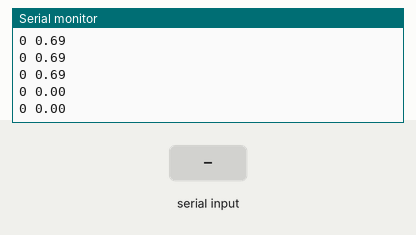
A sketch run on a simulated Arduino Uno, built with avr-gcc and run on an emulated ATmega328P. Parts: the last lines printed to the serial monitor. The test bench sets the inputs (shaded band).

Above: at 1.2 s.
1.3 s: "90,45\n" received over Serial
At 1.7 s:
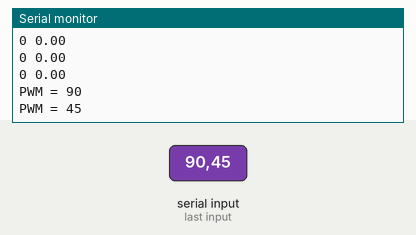
2.8 s: "30,150\n" received over Serial
At 2.81 s:
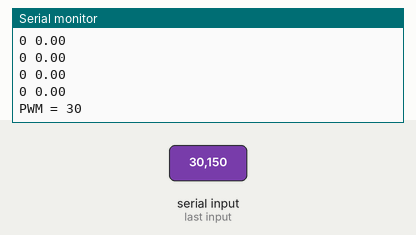
Timing chart, 0 to 5.8 s (numbered marks = the images above; inputs shaded):
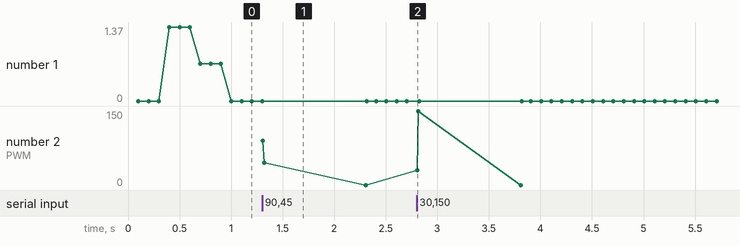

The sketch:

zaj2_wyjasnione.ino
```cpp
// -------------------- KONFIGURACJA SPRZĘTOWA --------------------
const int pinSterowanieSilnikiem = 5;     // pin PWM (Pin 5) do tranzystora MOSFET/sterownika silnika.
const int pinEnkoder             = 2;     // wejscie z enkodera. Musi być to pin wspierający przerwania zewnętrzne (Pin 2 lub 3 w Arduino Uno/Nano).
int wypelnieniePWM = 150;                 // Początkowa wartość wypełnienia PWM (0-255).

// -------------------- ZMIENNE WSPÓLNE DLA RÓŻNYCH METOD --------------------

// Zmienna dla metody zliczania impulsów (nieużywana w aktywnym pomiarze prędkości poniżej, ale zostawiona)
unsigned long liczbaImpulsow = 0;        

// Zmienne VOLATILE – kluczowe dla wymiany danych między przerwaniem a programem głównym
volatile unsigned long czas    = 0;       // Aktualny czas (millis()) zapisany w przerwaniu.
volatile unsigned long pomiar = 0;       // Czas ostatniego impulsu (millis()) – używany jako punkt odniesienia.
volatile int numer            = 0;       // Indeks do tablicy pomiarów.
volatile int pomiary[4]       = {0, 0, 0, 0};  // Tablica do przechowywania czasów pomiędzy 4 kolejnymi impulsami (okresy).

// -------------------- ZMIENNE DO WYSYŁANIA DANYCH --------------------
const unsigned long okresWysylania = 100;  // Okres (ms) co jaki wysyłamy dane na Serial Plotter (co 100 ms).
unsigned long czasOstatniegoWyslania = 0;  // Czas ostatniej wysyłki.

// -------------------- OBSŁUGA TERMINALA --------------------
void obslugaPWMzTerminala() {
  // Sprawdza, czy dostępne są dane do odczytu w buforze Serial
  if (Serial.available() > 0) {
    int nowaWartosc = Serial.parseInt(); // Odczytuje liczbę całkowitą

    // Sprawdzenie, czy wartość jest w poprawnym zakresie dla PWM (0-255)
    if (nowaWartosc >= 0 && nowaWartosc <= 255) {
      wypelnieniePWM = nowaWartosc;
      analogWrite(pinSterowanieSilnikiem, wypelnieniePWM); // Ustawia nowe wypełnienie PWM

      // Wypisuje potwierdzenie na terminal
      Serial.print("PWM = ");
      Serial.println(wypelnieniePWM);
    } else {
      Serial.println("Blad: podaj liczbe z zakresu 0–255.");
    }
  }
}

// -------------------- FUNKCJA PRZERWANIA (AKTYWNA W SETUP) --------------------
// UWAGA: Ta wersja jest nieaktywna w setup, ale stanowi podstawę ćwiczenia 2.

/*
void przerwanie() {
  czas = millis();                      // Pobranie aktualnego czasu
  pomiary[numer] = int(czas - pomiar); // Obliczenie okresu (różnicy czasu) od poprzedniego impulsu
  pomiar = czas;                       // Zapamiętanie aktualnego czasu jako punktu odniesienia
  numer++;                              // Przejście do kolejnego elementu tablicy
  if (numer > 3) numer = 0;             // Zawinięcie indeksu (użycie tablicy cyklicznej)
}
*/

// -------------------- POMIAR PRĘDKOŚCI --------------------
// Oblicza prędkość na podstawie uśrednionego czasu 4 ostatnich impulsów.
float predkoscMierzona() {
  float suma = 0;
  // Sumuje 4 ostatnio zmierzone okresy
  for (int i = 0; i < 4; i++) suma += pomiary[i];
 
  // Stała konwersyjna (zależna od rozdzielczości enkodera, przełożenia i jednostek)
  // 1371.42857143 jest wynikiem 60 * 1000 / (i * N_imp), gdzie 60*1000 to konwersja ms na min
  // i/lub odzwierciedla rozdzielczość enkodera dla jednego obrotu wału wyjściowego.
  const float wspolczynnik = 1371.42857143;

  // Jeśli silnik stoi (suma jest 0) lub okres jest bardzo duży (>2000 ms), zwraca 0.
  // W przeciwnym razie oblicza: prędkość ~ 1 / okres (prędkość = wspolczynnik / suma)
  return ((suma == 0) || (suma > 2000)) ? 0 : wspolczynnik / suma;
}

void pomiarPredkosciISerialPlotter() {
  czas = millis(); // Pobranie aktualnego czasu
 
  // Detekcja zatrzymania: jeśli od ostatniego impulsu minęło ponad 300 ms,
  // sztucznie wprowadza dużą wartość do tablicy pomiarów. W ten sposób funkcja predkoscMierzona()
  // zwróci 0, co oznacza zatrzymanie silnika.
  if (czas - pomiar > 300) {
    pomiary[numer] = 999;
    numer++;
    if (numer > 3) numer = 0;
    pomiar = czas;
  }

  // Wysyłanie danych do Serial Plotter co 100 ms
  if (czas - czasOstatniegoWyslania >= okresWysylania) {
    float predkosc = predkoscMierzona(); // Obliczenie prędkości (obr/min)
   
    // Wypisanie wartości (zwykle format Serial Plotter wymaga spacji, np. "0 [predkosc]").
    Serial.print("0 ");
    Serial.println(predkosc);

    czasOstatniegoWyslania = czas;
  }
}

// -------------------- SETUP --------------------
void setup() {
  Serial.begin(9600); // Inicjalizacja komunikacji szeregowej

  // KONFIGURACJA STEROWANIA SILNIKIEM
  pinMode(pinSterowanieSilnikiem, OUTPUT); // Pin PWM jako wyjście
  analogWrite(pinSterowanieSilnikiem, wypelnieniePWM); // Ustawienie początkowego wypełnienia PWM

  // KONFIGURACJA ENKODERA
  // Ustawienie wejścia enkodera z wewnętrznym rezystorem podciągającym (pull-up).
  // Jest to konieczne, jeśli enkoder ma wyjście typu otwarty kolektor.
  pinMode(pinEnkoder, INPUT_PULLUP);

  // Inicjalizacja Przerwania:
  // Uruchomienie funkcji 'przerwanie' za każdym razem, gdy na Pinie 2
  // nastąpi zmiana stanu (zbocze narastające lub opadające - CHANGE).
  // Pamiętaj, aby odkomentować funkcję przerwania na górze kodu, jeśli jej używasz.
  // attachInterrupt(digitalPinToInterrupt(pinEnkoder), przerwanie, CHANGE);
 
  // Komunikat startowy
  Serial.println("Start. Podaj wartosc PWM 0–255 (NO LINE ENDING).");
}

// -------------------- LOOP --------------------
void loop() {
  // Funkcja do sterowania silnikiem przez wpisanie wartości PWM w terminalu
  obslugaPWMzTerminala();

  // Funkcja do pomiaru prędkości, detekcji zatrzymania i wysyłania danych na Serial Plotter
  pomiarPredkosciISerialPlotter();
}
```

Measured:
- after the input at 1.3 s, the serial monitor: prints a new line at once (image 1)
- after the input at 2.8 s, the serial monitor: prints a new line at once (image 2)
